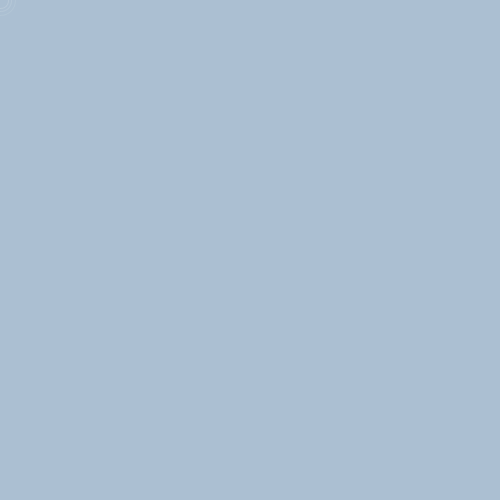
Frame 1 (no input)
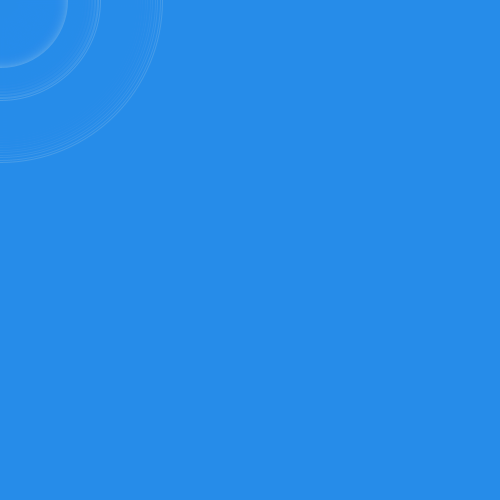
Frame 60 (the mouse pressed at the canvas centre just before this capture)
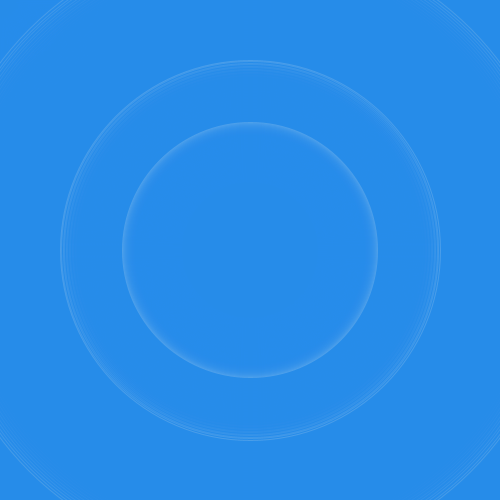
Frame 120 (the mouse held since frame 60 and released just before this capture)

The Processing sketch that drew these frames (run headless with seeded random() and noise(); from frame 60 on, the mouse is pressed at the canvas centre):

// Processing sketch: processing_35681
// ── processing_35681.pde

float x = 25;
float y = 25;
float x2 = 20;
float y2 = 20;
float x3 = 15;
float y3 = 15;
float sw = 1;
float s1= 50;

void setup(){
  size(500, 500);
  noStroke();
  smooth();
}
 
void draw(){
  fill(#268BED, 50);
  
  stroke(255,50);
  rectMode(CENTER);
  rect(height/2, height/2, height*2, width*2);
   
   
  //
  noFill();
  strokeWeight(sw);
   
  // increasing variables
  x += 5;
  y += 5;
  x2 += 3;
  y2 += 3;
  x3 += 2;
  y3 += 2;
 
   
  //
  stroke(#CBDBE0, s1);
  ellipse(mouseX, mouseY, x, y);
   
  stroke(#DCE8EB, s1);
  ellipse(mouseX, mouseY, x2, y2);
   
  stroke(#ECF1F2, s1);
  ellipse(mouseX, mouseY, x3, y3);
}
 
void mouseClicked(){
  x = 0;
  y = 0;
  x2 = 0;
  y2 = 0;
  x3 = 0;
  y3 = 0;
  
 
  sw = 0;
}
